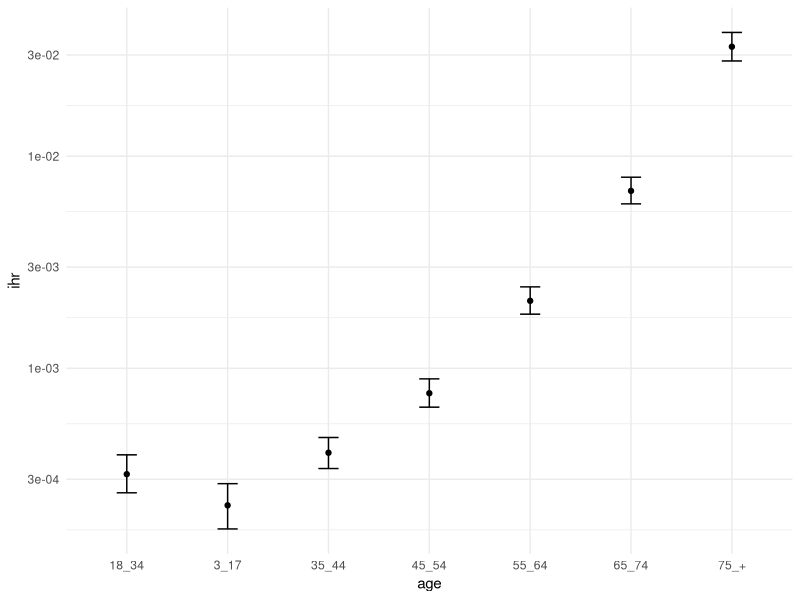
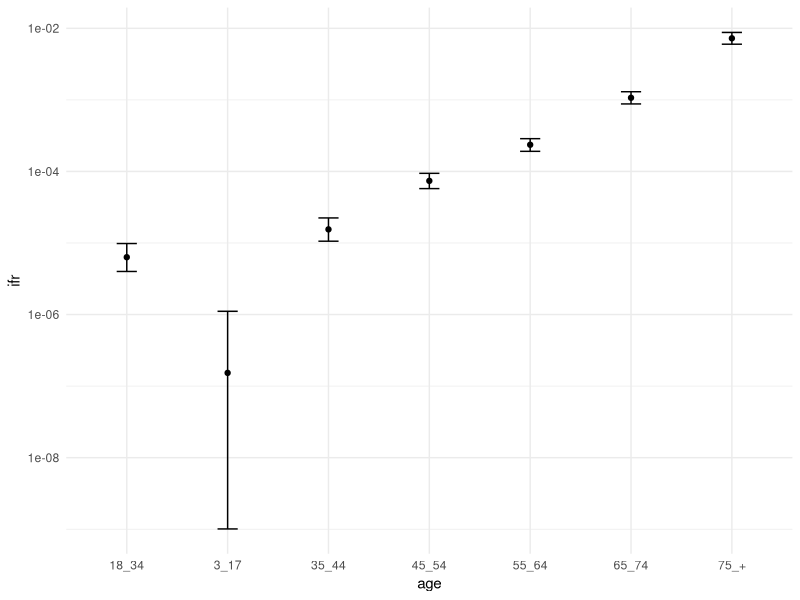
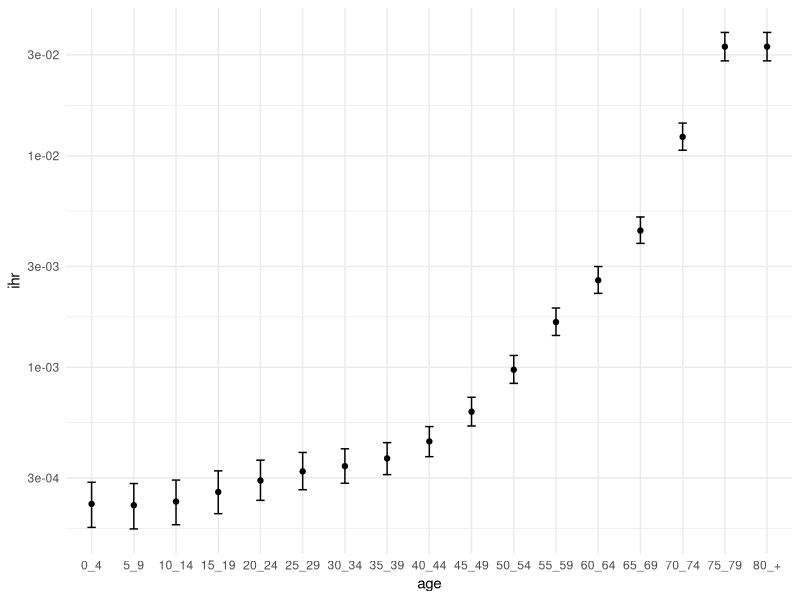
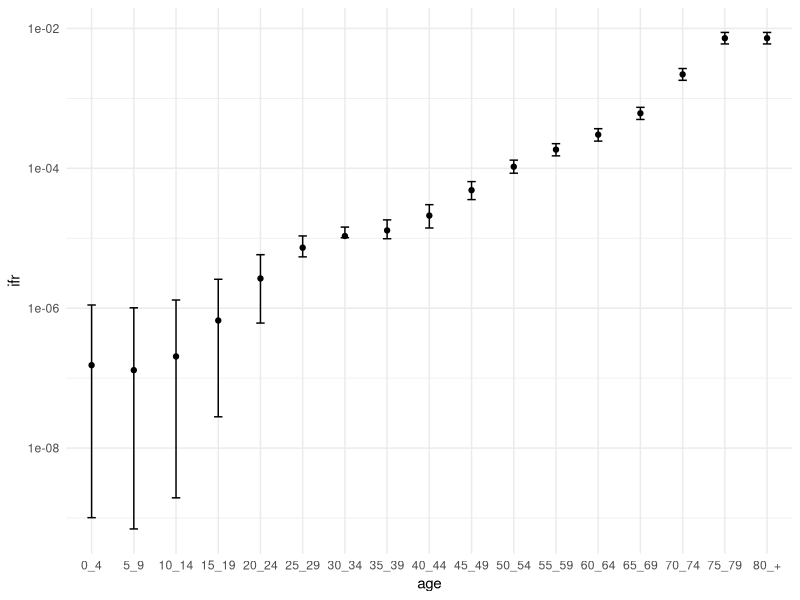
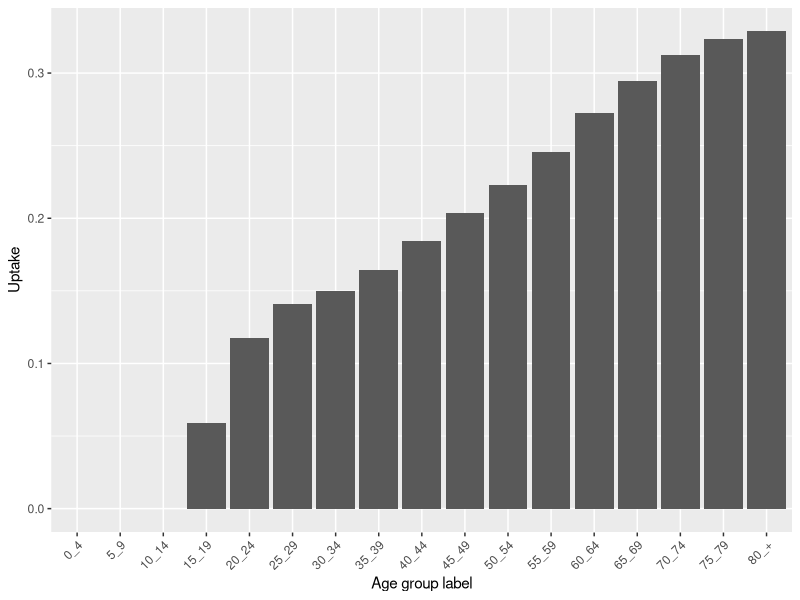
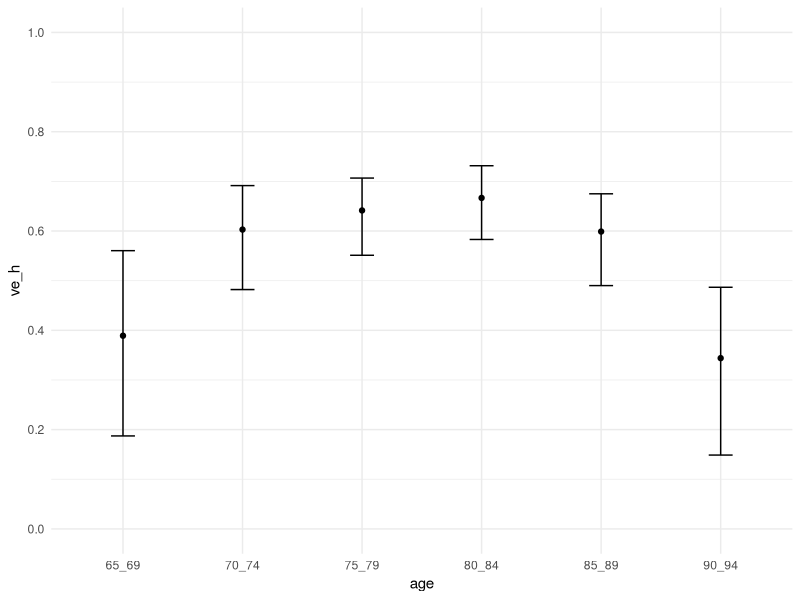
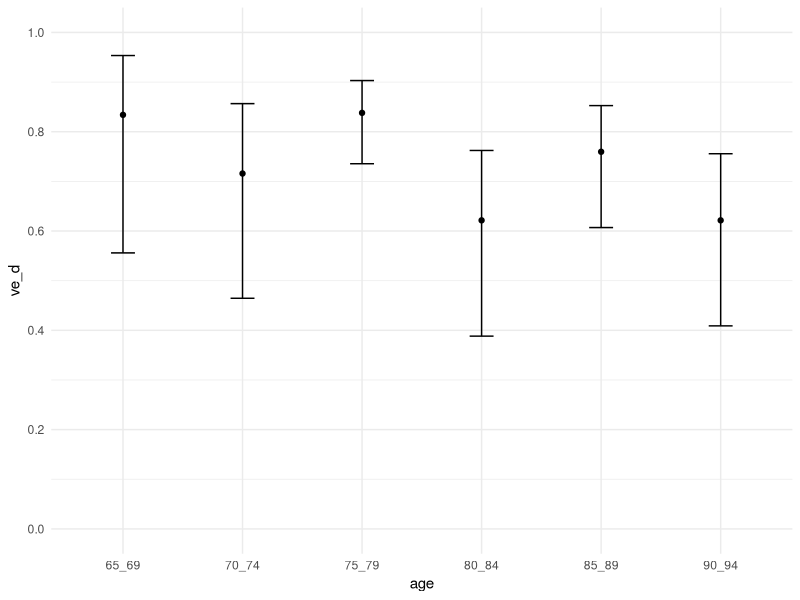
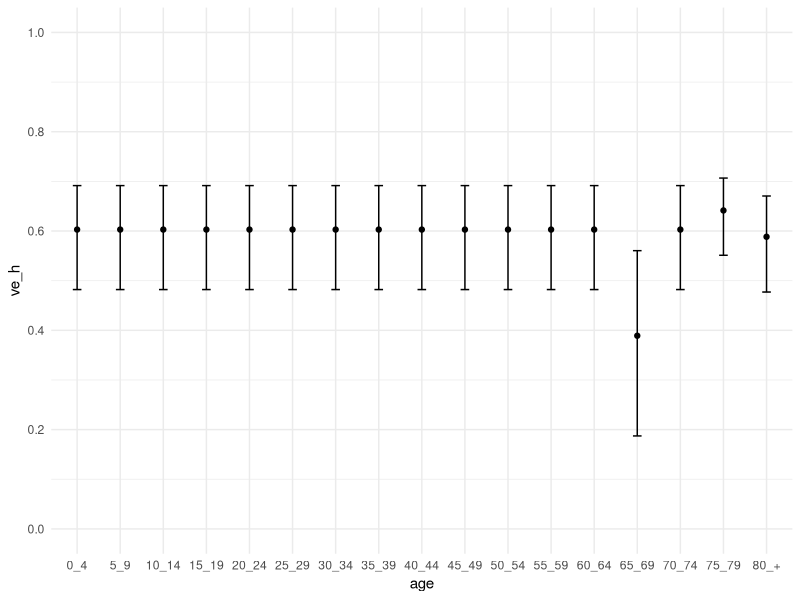

Generate these figures, in order, with R: (Note: this script raises an error after producing the figures.)
library(ggplot2)
library(dplyr)
library(purrr)
library(tibble)
library(stringr)

## assumptions
# Assumptions:
#
# IHR of 6 to 17 is same as 3 to 17 to match IFR band
# IHR and IFR of 0-4 is same as above
# Ratio of CIs to central estimate is preserved
#
# Uptake in 0-14 is 0
# Uptake is scaled to match number of vaccines administered within 6 months of UKHSA study midpoint
#
# VE of younger age groups same as 65_69 for death, but same as 70_74 for hosp since its higher
#
# log linear trend to infer top two age groups weighting split

## UK Population

pop <- c(3572007,3925921,4150287,4011468,
         4097542,4427747,4700198,4636593,
         4446226,4043242,4522878,4625265,
         4181669, 3489709,3120459,2843315,
         1763312,1095652,611719)
#taken from https://www.ons.gov.uk/peoplepopulationandcommunity/populationandmigration/populationestimates/datasets/populationestimatesforukenglandandwalesscotlandandnorthernireland

### UKHSA SEVERITY

df1 <- read.csv("analysis/data-raw/seasonal_covid_vax/ukhsa_ihr_ifr.csv")

ggplot(df1, aes(x = age, y = ihr)) +
  geom_point() +
  geom_errorbar(aes(ymin = ihr_lb, ymax = ihr_ub), width = 0.2) +
  scale_y_log10() +
  theme_minimal()

ggplot(df1, aes(x = age, y = ifr)) +
  geom_point() +
  geom_errorbar(aes(ymin = ifr_lb, ymax = ifr_ub), width = 0.2) +
  scale_y_log10() +
  theme_minimal()

df1 <- df1 %>%
  bind_rows(df1 %>% filter(age == "3_17") %>% mutate(age = "0_4")) %>%
  bind_rows(df1 %>% filter(age == "75_+") %>% mutate(age = "80_+")) %>%
  mutate(age = if_else(age == "75_+","75_79",age))
df1 <- df1 %>%
  mutate(
    age_lower = as.numeric(sub("_.*", "", age)),
    age_upper = if_else(age == "80_+", 85, suppressWarnings(as.numeric(sub(".*_", "", age))) + 1),
    age_mid = (age_lower + age_upper) / 2
  )

new_age_midpoints <- seq(7.5, 72.5, by = 5)
interpolated_tbl <- map_dfc(df1 %>% dplyr::select(-starts_with("age")) %>% names(),
                            ~ {
                              exp(approx(x = df1$age_mid, y = log(df1[[.x]]), xout = new_age_midpoints)$y) %>% as_tibble_col(column_name = .x)
                            })

interpolated_tbl <- map_dfc(df1 %>% dplyr::select(-starts_with("age")) %>% names(),
                            ~ {
                              spline_fn <- splinefun(x = df1$age_mid, y = log(df1[[.x]]), method = "natural")
                              interpolated_vals <- exp(spline_fn(new_age_midpoints))
                              as_tibble_col(interpolated_vals, column_name = .x)
                            })

df1 <- df1 %>%
  bind_rows(
    tibble(age = c("5_9", "10_14", "15_19",
                   "20_24", "25_29", "30_34", "35_39",
                   "40_44", "45_49", "50_54", "55_59",
                   "60_64", "65_69", "70_74"),
           interpolated_tbl)
  ) %>%
  filter(! age %in% c("3_17",  "18_34", "35_44", "45_54", "55_64" ,"65_74", "75-79")) %>%
  dplyr::select(-starts_with("age_")) %>%
  mutate(age = factor(age, levels = c(paste(seq(0, 75, by = 5), seq(4, 79, by = 5), sep = "_"), "80_+")))

ggplot(df1, aes(x = age, y = ihr)) +
  geom_point() +
  geom_errorbar(aes(ymin = ihr_lb, ymax = ihr_ub), width = 0.2) +
  scale_y_log10() +
  theme_minimal()

ggplot(df1, aes(x = age, y = ifr)) +
  geom_point() +
  geom_errorbar(aes(ymin = ifr_lb, ymax = ifr_ub), width = 0.2) +
  scale_y_log10() +
  theme_minimal()

df1 <- df1 %>% #ratio of CIs to central estimate are applied directly to estimated central estimate
  mutate(ihr_lb = ihr_lb/ihr,
         ihr_ub = ihr_ub/ihr,
         ifr_lb = ifr_lb/ifr,
         ifr_ub = ifr_ub/ifr)

### ONS UPTAKE

df2 <- read.csv("analysis/data-raw/seasonal_covid_vax/fourth_dose.csv")
df2 <- df2 %>%
  rename(age = The.number.of.eligible.individuals.with.three.vaccinations.who.continue.to.their.fourth.vaccination.is.higher.in.older.age.groups.,
         uptake = X) %>%
  filter(row_number() >= 7) %>%
  mutate(age = case_when(
    age == "80+" ~ "80_+",
    TRUE ~ gsub("-", "_", age)
  )) %>%
  mutate(uptake = as.numeric(uptake) /100)

# ggplot(df2, aes(x = age, y = uptake)) +
#   geom_bar(stat = "identity") +
#   xlab("Age group label") +
#   ylab("Uptake") +
#   theme(axis.text.x = element_text(angle = 45, hjust = 1))

df2 <- df2 %>%
  bind_rows(
    tibble(age = c("0_4", "5_9", "10_14"), uptake = 0)
  ) %>%
  mutate(
    age_lower = as.numeric(sub("_.*", "", age)),
    age_upper = if_else(age == "80_+", 85, suppressWarnings(as.numeric(sub(".*_", "", age))) + 1),
    age_mid = (age_lower + age_upper) / 2
  )
new_age_midpoints <- seq(17.5, 77.5, by = 5)
interpolated_values <- approx(
  x = df2$age_mid,
  y = df2$uptake,
  xout = new_age_midpoints
)

df2 <- df2 %>%
  bind_rows(
    tibble(age = c("15_19",
                   "20_24", "25_29", "30_34", "35_39",
                   "40_44", "45_49", "50_54", "55_59",
                   "60_64", "65_69", "70_74", "75_79"),
           uptake = interpolated_values$y)
  ) %>%
  filter(! age %in% c("70_79" ,"60_69" ,"50_59", "40_49" ,"30_39", "18_29")) %>%
  dplyr::select(age,uptake)

#UKHSA IHR/IFR study period was 14 November 2023 and 3 March 2024, midpoint of which is 8 January 2024
#11801217 people were vaccinated in 6 months before midpoint, between 8 July 2023 and 8 Jan 2024:
# https://www.england.nhs.uk/statistics/statistical-work-areas/covid-19-vaccinations/
aggpop <- tibble::tibble(
  age = c("0_4", "5_9", "10_14", "15_19", "20_24", "25_29",
          "30_34", "35_39", "40_44", "45_49", "50_54", "55_59",
          "60_64", "65_69", "70_74", "75_79", "80_+"),
  pop = c(pop[1:16], sum(pop[17:19]))
) %>%
  left_join(df2, by = "age")
scaling <- 11801217/sum(aggpop$pop*aggpop$uptake)

df2 <- df2 %>% mutate(uptake = scaling*uptake) %>%
  mutate(age = factor(age, levels = c(paste(seq(0, 75, by = 5), seq(4, 79, by = 5), sep = "_"), "80_+")))

ggplot(df2, aes(x = age, y = uptake)) +
  geom_bar(stat = "identity") +
  xlab("Age group label") +
  ylab("Uptake") +
  theme(axis.text.x = element_text(angle = 45, hjust = 1))

### KEELING VE

df3 <- read.csv("analysis/data-raw/seasonal_covid_vax/keeling_ve.csv")

ggplot(df3, aes(x = age, y = ve_h)) +
  geom_point() +
  geom_errorbar(aes(ymin = ve_h_lb, ymax = ve_h_ub), width = 0.2) +
  theme_minimal() +
  scale_y_continuous(limits = c(0, 1), breaks = seq(0, 1, by = 0.2))

ggplot(df3, aes(x = age, y = ve_d)) +
  geom_point() +
  geom_errorbar(aes(ymin = ve_d_lb, ymax = ve_d_ub), width = 0.2) +
  theme_minimal() +
  scale_y_continuous(limits = c(0, 1), breaks = seq(0, 1, by = 0.2))

weights <- pop[17:19] / sum(pop[17:19])
weighted_row <- df3 %>%
  filter(age %in% c("80_84", "85_89", "90_94")) %>%
  summarise(across(where(is.numeric), ~ sum(.x * weights))) %>%
  mutate(age = "80_+") %>%
  select(age, everything())
df3 <- bind_rows(df3, weighted_row)
#row_younger <- df3 %>% filter(age == "65_69")
row_younger <- df3 %>%
  filter(age %in% c("65_69", "70_74")) %>%
  summarise(
    across(
      everything(),
      ~ if (cur_column() %in% grep("^ve_d", names(df3), value = TRUE)) {
        .[age == "65_69"]
      } else {
        .[age == "70_74"]
      }
    )
  )

df3 <- data.frame(age = c(paste(seq(0, 75, by = 5), seq(4, 79, by = 5), sep = "_"), "80_+")) %>%
  left_join(df3, by = "age") %>%
  mutate(across(
    -age,
    ~ if_else(is.na(.), row_younger[[cur_column()]], .)
  )) %>%
  mutate(age = factor(age, levels = c(paste(seq(0, 75, by = 5), seq(4, 79, by = 5), sep = "_"), "80_+")))

ggplot(df3, aes(x = age, y = ve_h)) +
  geom_point() +
  geom_errorbar(aes(ymin = ve_h_lb, ymax = ve_h_ub), width = 0.2) +
  theme_minimal() +
  scale_y_continuous(limits = c(0, 1), breaks = seq(0, 1, by = 0.2))

ggplot(df3, aes(x = age, y = ve_d)) +
  geom_point() +
  geom_errorbar(aes(ymin = ve_d_lb, ymax = ve_d_ub), width = 0.2) +
  theme_minimal() +
  scale_y_continuous(limits = c(0, 1), breaks = seq(0, 1, by = 0.2))

### COMBINED

df <- df1 %>% left_join(df2, by = "age") %>% left_join(df3, by = "age") %>%
  mutate(ihr_naive = ihr/((1-uptake)+uptake*(1-ve_h))) %>%
  #mutate(ihr_naive_lb = ihr_lb/((1-uptake)+uptake*(1-ve_h_ub))) %>%
  #mutate(ihr_naive_ub = ihr_ub/((1-uptake)+uptake*(1-ve_h_lb))) %>%
  mutate(ihr_naive_lb = ihr_lb*ihr_naive) %>%
  mutate(ihr_naive_ub = ihr_ub*ihr_naive) %>%
  mutate(ifr_naive = ifr/((1-uptake)+uptake*(1-ve_d))) %>%
  #mutate(ifr_naive_lb = ifr_lb/((1-uptake)+uptake*(1-ve_d_ub))) %>%
  #mutate(ifr_naive_ub = ifr_ub/((1-uptake)+uptake*(1-ve_d_lb)))
  mutate(ifr_naive_lb = ifr_lb*ifr_naive) %>%
  mutate(ifr_naive_ub = ifr_ub*ifr_naive)

gg1 <-ggplot(df, aes(x = age, y = ihr_naive)) +
  geom_point() +
  geom_errorbar(aes(ymin = ihr_naive_lb, ymax = ihr_naive_ub), width = 0.2) +
  scale_y_log10() +
  theme_bw()
gg1

gg2 <- ggplot(df, aes(x = age, y = ifr_naive)) +
  geom_point() +
  geom_errorbar(aes(ymin = ifr_naive_lb, ymax = ifr_naive_ub), width = 0.2) +
  scale_y_log10() +
  theme_bw()
gg2

# last thing to correct the upp two age groups
df <- df %>% mutate(age_mid = c(77.5, 2.5, 90, 7.5, seq(12.5, 72.5, 5))) %>%
  arrange(age_mid)

# weights
w1 <- pop[16]  # 75–79
w2 <- sum(tail(pop, 3))  # 80+

# average value over both groups (current 80+ value)
bar_x <- df %>% filter(age == "80_+") %>% pull(ifr_naive)

# estimate slope from log-scale between 70–74 and 75–79+ range
x75 <- bar_x
x70 <- df %>% filter(age == "70_74") %>% pull(ifr_naive)
x50 <- df %>% filter(age == "50_54") %>% pull(ifr_naive)
log_slope <- (log(x70) - log(x50)) / 20  # per 5-year group

# solve for x1 (75–79)
x1 <- bar_x * (w1 + w2) / (w1 + w2 * exp(log_slope * 5))

# solve for x2 (80+)
x2 <- x1 * exp(log_slope * 5)

# display multiplicative factors (to apply to current identical value)
multiplier_75_79 <- x1 / x75
multiplier_80_plus <- x2 / x75

# make a new final df
df_final <- df

# and select just what we want
df_final <- df_final %>%
  select(age, starts_with("ve"), matches("naive"))

# apply correction
df_final[16, 8:13] <- df_final[16, 8:13] * multiplier_75_79
df_final[17, 8:13] <- df_final[17, 8:13] * multiplier_80_plus


gg1 <-ggplot(df_final, aes(x = age, y = ihr_naive)) +
  geom_point() +
  geom_errorbar(aes(ymin = ihr_naive_lb, ymax = ihr_naive_ub), width = 0.2) +
  scale_y_log10() +
  theme_bw()
gg1
gg2 <- ggplot(df_final, aes(x = age, y = ifr_naive)) +
  geom_point() +
  geom_errorbar(aes(ymin = ifr_naive_lb, ymax = ifr_naive_ub), width = 0.2) +
  scale_y_log10() +
  theme_bw()
gg2


write.csv(df_final, file = "analysis/data-derived/ifhr_table.csv")
ggsave("analysis/plots/ihr.png", plot = gg1, height = 10, width = 10)
ggsave("analysis/plots/ifr.png", plot = gg2, height = 10, width = 10)
